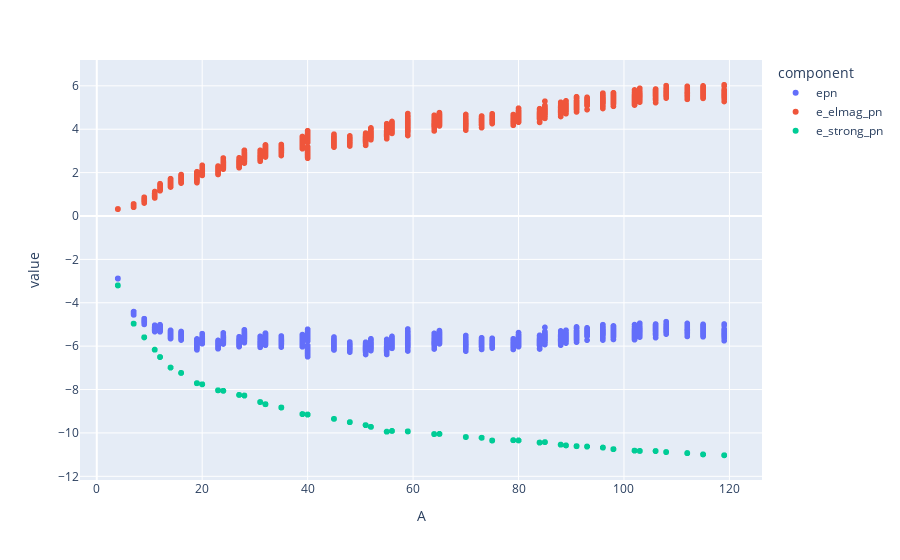

Notebook code cell kept with this figure:
### Code cell
px.scatter(dfshow, x='A', y='value', color='component')

### Figure 1 — Plotly figure (JSON) as saved in the notebook; plotly's stock layout.template omitted (floating-point values rounded to 4 significant figures; data arrays with more than 128 entries replaced by an {"elided": "..."} marker saying what was removed)
{"data": [{"hovertemplate": "component=epn<br>A=%{x}<br>value=%{y}<extra></extra>", "legendgroup": "epn", "marker": {"color": "#636efa", "symbol": "circle"}, "mode": "markers", "name": "epn", "showlegend": true, "type": "scattergl", "x": {"elided": "2450 int values"}, "xaxis": "x", "y": {"elided": "2450 float values"}, "yaxis": "y"}, {"hovertemplate": "component=e_elmag_pn<br>A=%{x}<br>value=%{y}<extra></extra>", "legendgroup": "e_elmag_pn", "marker": {"color": "#EF553B", "symbol": "circle"}, "mode": "markers", "name": "e_elmag_pn", "showlegend": true, "type": "scattergl", "x": {"elided": "2450 int values"}, "xaxis": "x", "y": {"elided": "2450 float values"}, "yaxis": "y"}, {"hovertemplate": "component=e_strong_pn<br>A=%{x}<br>value=%{y}<extra></extra>", "legendgroup": "e_strong_pn", "marker": {"color": "#00cc96", "symbol": "circle"}, "mode": "markers", "name": "e_strong_pn", "showlegend": true, "type": "scattergl", "x": {"elided": "2450 int values"}, "xaxis": "x", "y": {"elided": "2450 float values"}, "yaxis": "y"}], "layout": {"legend": {"title": {"text": "component"}, "tracegroupgap": 0}, "margin": {"t": 60}, "xaxis": {"anchor": "y", "domain": [0, 1], "title": {"text": "A"}}, "yaxis": {"anchor": "x", "domain": [0, 1], "title": {"text": "value"}}}}
